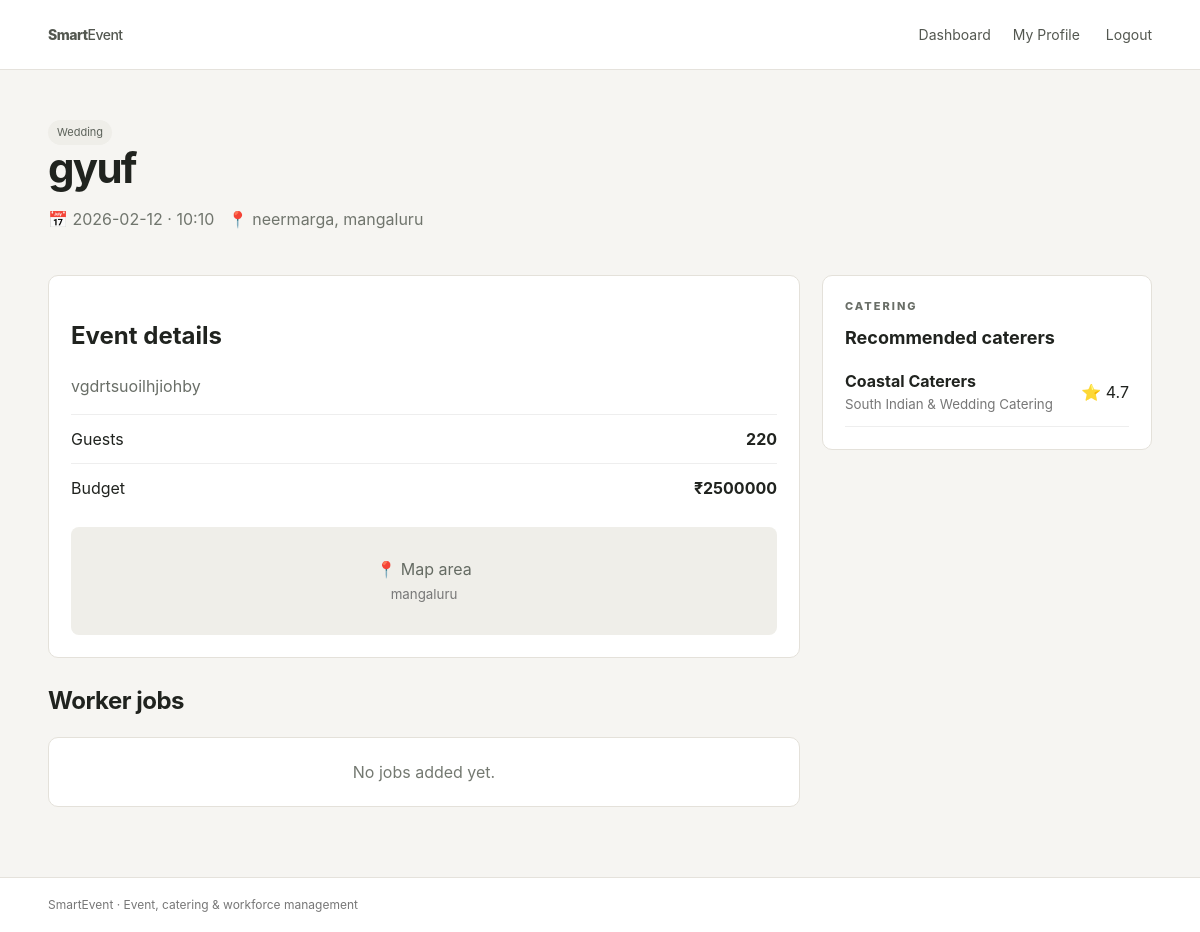
/events/1 (signed in), run on the app's committed database.
### tables this page shows
CREATE TABLE events (
        id INTEGER PRIMARY KEY AUTOINCREMENT,
        owner_id INTEGER, name TEXT NOT NULL, event_type TEXT,
        event_date TEXT, event_time TEXT, venue TEXT, location TEXT,
        guests INTEGER DEFAULT 0, budget REAL DEFAULT 0,
        description TEXT, status TEXT DEFAULT 'Planning',
        FOREIGN KEY(owner_id) REFERENCES users(id)
    );

CREATE TABLE caterers (
        id INTEGER PRIMARY KEY AUTOINCREMENT,
        name TEXT NOT NULL, phone TEXT, specialty TEXT,
        price_per_person REAL DEFAULT 0, rating REAL DEFAULT 0
    );

### app.py (the view)
@app.route("/events/<int:event_id>")
@login_required
def event_detail(event_id):
    con = db()
    event = con.execute("""SELECT e.*,u.name owner_name FROM events e JOIN users u ON u.id=e.owner_id
                           WHERE e.id=?""",(event_id,)).fetchone()
    if not event:
        con.close(); return "Event not found",404
    jobs = con.execute("SELECT * FROM jobs WHERE event_id=?", (event_id,)).fetchall()
    guests = con.execute("SELECT * FROM guests WHERE event_id=?", (event_id,)).fetchall()
    caterers = con.execute("SELECT * FROM caterers ORDER BY rating DESC").fetchall()
    con.close()
    return render_template("event_detail.html",event=event,jobs=jobs,guests=guests,caterers=caterers)

### app.py (called while the page is built)
def db():
    con = sqlite3.connect(DB_PATH)
    con.row_factory = sqlite3.Row
    return con

def login_required(f):
    @wraps(f)
    def wrapper(*args, **kwargs):
        if "user_id" not in session:
            flash("Please login first.", "warning")
            return redirect(url_for("login"))
        return f(*args, **kwargs)
    return wrapper

@app.context_processor
def inject_user():
    return {"current_user": session}

### templates/event_detail.html (shortened to what this page needs)
{% extends "base.html" %}
{% block content %}
<div class="page-title"><div><span class="tag">{{ event.event_type }}</span><h1>{{ event.name }}</h1><p>📅 {{ event.event_date }} · {{ event.event_time }} &nbsp; 📍 {{ event.venue }}, {{ event.location }}</p></div></div>
<div class="detail-grid">
<div>
<section class="card"><h2>Event details</h2><p>{{ event.description or 'No description added.' }}</p><div class="info-row"><span>Guests</span><b>{{ event.guests }}</b></div><div class="info-row"><span>Budget</span><b>₹{{ event.budget|int }}</b></div><div class="mapbox">📍 Map area<br><small>{{ event.location or event.venue }}</small></div></section>
<section><div class="section-head"><h2>Worker jobs</h2></div>
{% for j in jobs %}<div class="job card"><div><span class="tag">{{ j.skill }}</span><h3>{{ j.title }}</h3><p>{{ j.workers_needed }} workers needed · {{ j.start_time }} - {{ j.end_time }}</p></div><strong>₹{{ j.pay|int }}</strong></div>{% else %}<div class="empty card">No jobs added yet.</div>{% endfor %}
</section>
</div>
<aside>
<section class="card"><p class="eyebrow">CATERING</p><h3>Recommended caterers</h3>{% for c in caterers[:3] %}<div class="list-row"><div><b>{{ c.name }}</b><small>{{ c.specialty }}</small></div><span>⭐ {{ c.rating }}</span></div>{% endfor %}</section>
</aside>
</div>
{% endblock %}

### static/style.css (style rules this page uses)
* { box-sizing:border-box }
body { margin:0;background:#f6f5f2;color:#20231f;font-family:Inter,ui-sans-serif,system-ui,-apple-system,BlinkMacSystemFont,"Segoe UI",sans-serif;line-height:1.5 }
.eyebrow { font-size:11px;letter-spacing:2px;font-weight:800;color:#72766f;margin:0 0 10px }
.section-head { display:flex;align-items:center;justify-content:space-between;margin:25px 0 18px }
.section-head h2 { margin:0;font-size:24px;letter-spacing:-.5px }
.card { background:#fff;border:1px solid #e4e1da;border-radius:10px;padding:22px }
.card h3 { margin:7px 0;font-size:18px }
.card p { color:#696e67 }
.auth-copy h1,.page-title h1 { font-size:42px;letter-spacing:-1.7px;line-height:1.1;margin:0 0 10px }
.auth-copy p:not(.eyebrow),.page-title p { color:#70756d }
.page-title { display:flex;justify-content:space-between;align-items:end;margin-bottom:28px }
.tag { display:inline-block;background:#efeee9;border-radius:20px;padding:4px 9px;font-size:11px;color:#5c625a }
.empty { text-align:center;color:#747971 }
.detail-grid { display:grid;grid-template-columns:1fr 330px;gap:22px }
.info-row { display:flex;justify-content:space-between;padding:12px 0;border-top:1px solid #eee }
.mapbox { margin-top:15px;background:#efeee9;border-radius:8px;padding:30px;text-align:center;color:#656b63 }
.list-row { display:flex;justify-content:space-between;align-items:center;padding:11px 0;border-bottom:1px solid #eee }
.list-row small { display:block;color:#777;margin-top:2px }
small { color:#777 }

### data on the page
events: event_type "Wedding", name "gyuf", event_date "2026-02-12", event_time "10:10", venue "neermarga", location "mangaluru", description "vgdrtsuoilhjiohby", guests "220", budget "2500000"
caterers: name "Coastal Caterers", specialty "South Indian & Wedding Catering", rating "4.7"
